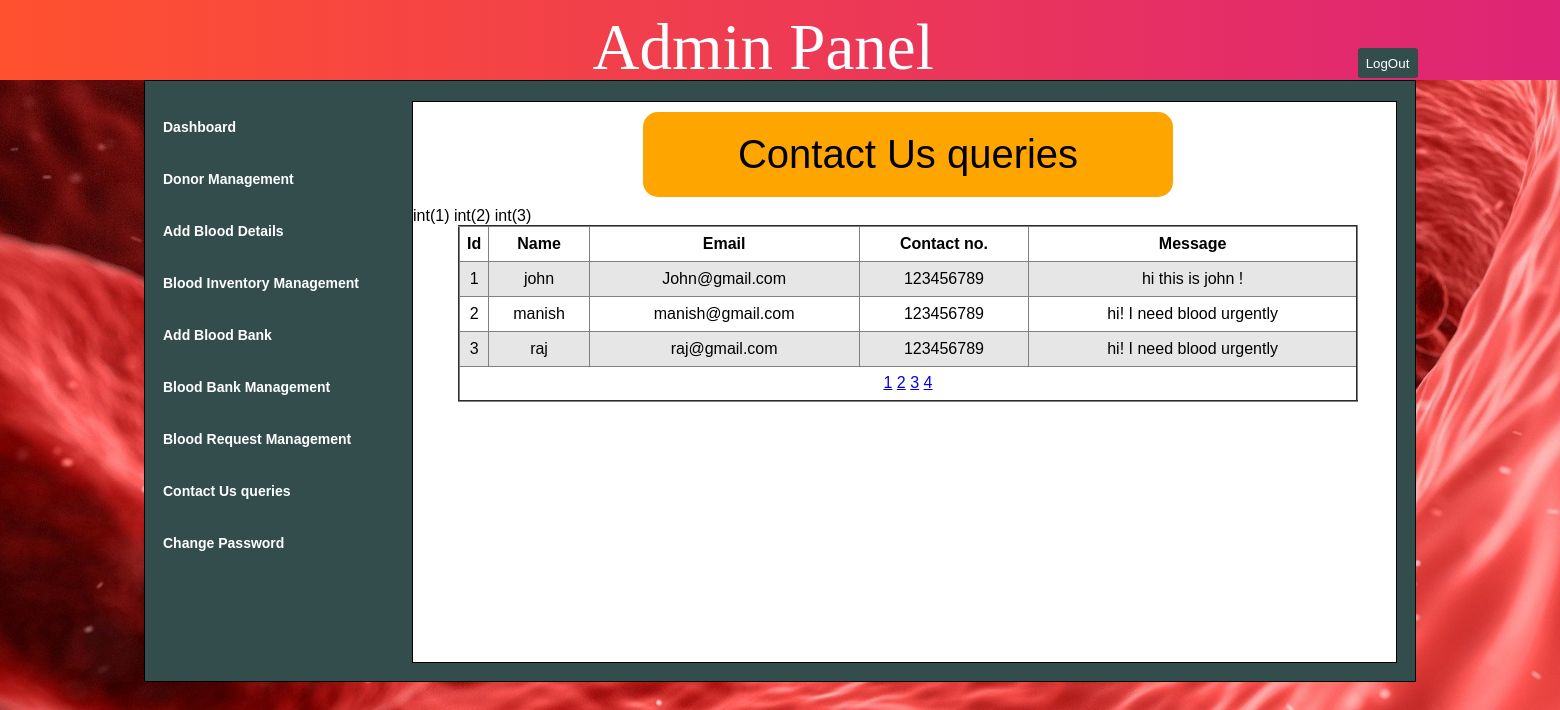
Page /contactus.php (signed in) on the committed database.
### tables this page shows
CREATE TABLE `contactus` (
  `Id` int(11) NOT NULL,
  `name` varchar(255) NOT NULL,
  `email` varchar(255) NOT NULL,
  `contact` int(11) NOT NULL,
  `message` varchar(255) NOT NULL
);

### contactus.php (the view, shortened to what this page needs)
<?php
	include("common/connection.php");
?>
<html>
	<head>
		<link rel="stylesheet" href="css/style.css"/>
	</head>
	<body>
				<?php include("common/header.php")?>
			<div class="content">
				<div class="innercontainer">
						<?php include("common/sidebar.php")?>
					<div class="middlecontainer">
						<div class="dwidth">Contact Us queries</div>
						<table class="dtable" border="2" width="900">
							<tr>
								<th>Id</th>
								<th>Name</th>
								<th>Email</th>
								<th>Contact no.</th>
								<th>Message</th>
							</tr>
							<?php
							$limit=3;
								if(empty($_GET['p']))
								{
									$start=0;
								}
								else
								{
									$pi=$_GET['p'];
									$end=$pi*$limit;
									$start=$end-$limit;
								}
								$query="select * from contactus limit $start,$limit";
								$result=mysqli_query($connect,$query);
								while($row=mysqli_fetch_assoc($result))
							{
							?>
							<tr>
								<td><?php echo $row['Id']; ?></td>
								<td><?php echo $row['name']; ?></td>
								<td><?php echo $row['email']; ?></td>
								<td><?php echo $row['contact']; ?></td>
								<td><?php echo $row['message']; ?></td>
							</tr>
							<?php
							var_dump($_SESSION['contact']);
							}
						?>
							<tr>
								<td colspan="7">
									<?php
										$query="select * from contactus";
										  $result=mysqli_query($connect,$query);
										  $count=mysqli_num_rows($result);
										  $pages=ceil($count/$limit);
										  for($i=1 ;$i<=$pages; $i++)
										  {
											?>
												<a href="contactus.php?p=<?php echo $i;?>"><?php echo $i;?></a>
											<?php
										  }
										?>
								</td>
							</tr>
						</table>
					</div>
				</div>
			</div>
	</body>
</html>

### css/style.css (style rules this page uses)
* { margin:0px; padding:0px; font-family:arial; }
body { background-image:url("background.jpg"); background-repeat:no-repeat; background-size:cover; overflow-x:hidden; }
.content { height:680px; width:100%; }
.innercontainer { position:relative; height:600px; width:1270px; background-color:#334d4d; border:1px solid black; margin:auto; }
.middlecontainer { height:560px; width:983px; background-color:white; border:1px solid black; float:left; margin:20px 0px 0px 17px; }
.dwidth { width:530px; font-size:40px; text-align:center; font-family:arial; padding-top:20px; padding-bottom:20px; background-color:orange; border-radius:15px; margin:10px 0px 10px 230px; }
.dtable { position:relative; left:45; border-collapse:collapse; }
.dtable tr { height:35px; text-align:center; }
.dtable tr:nth-child(even) { background-color: #e6e6e6; }

### rows in the picture
contactus: Id "1", name "john", email "John@gmail.com", contact "123456789", message "hi this is john !"
contactus: Id "2", name "manish", email "manish@gmail.com", contact "123456789", message "hi! I need blood urgently"
contactus: Id "3", name "raj", email "raj@gmail.com", contact "123456789", message "hi! I need blood urgently"
